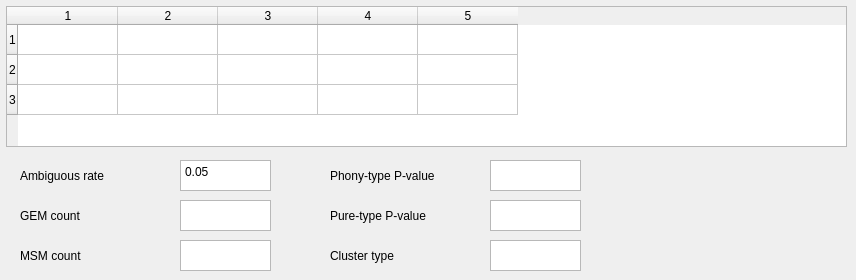
      <widget class="QWidget" name="tab_9">
       <attribute name="title">
        <string>Estimation Report</string>
       </attribute>
       <widget class="QTableWidget" name="perSampleTable">
        <property name="geometry">
         <rect>
          <x>6</x>
          <y>6</y>
          <width>841</width>
          <height>141</height>
         </rect>
        </property>
        <property name="sizePolicy">
         <sizepolicy hsizetype="Expanding" vsizetype="Expanding">
          <horstretch>0</horstretch>
          <verstretch>0</verstretch>
         </sizepolicy>
        </property>
        <property name="sizeAdjustPolicy">
         <enum>QAbstractScrollArea::AdjustToContents</enum>
        </property>
        <property name="editTriggers">
         <set>QAbstractItemView::NoEditTriggers</set>
        </property>
        <property name="horizontalScrollMode">
         <enum>QAbstractItemView::ScrollPerPixel</enum>
        </property>
        <property name="gridStyle">
         <enum>Qt::SolidLine</enum>
        </property>
        <property name="rowCount">
         <number>3</number>
        </property>
        <property name="columnCount">
         <number>5</number>
        </property>
        <attribute name="horizontalHeaderCascadingSectionResizes">
         <bool>true</bool>
        </attribute>
        <attribute name="verticalHeaderCascadingSectionResizes">
         <bool>true</bool>
        </attribute>
        <row/>
        <row/>
        <row/>
        <column/>
        <column/>
        <column/>
        <column/>
        <column/>
       </widget>
       <widget class="QLabel" name="label_28">
        <property name="geometry">
         <rect>
          <x>330</x>
          <y>240</y>
          <width>141</width>
          <height>31</height>
         </rect>
        </property>
        <property name="text">
         <string>Cluster type</string>
        </property>
        <property name="alignment">
         <set>Qt::AlignLeading|Qt::AlignLeft|Qt::AlignVCenter</set>
        </property>
       </widget>
       <widget class="QPlainTextEdit" name="GEM_num_ex">
        <property name="enabled">
         <bool>true</bool>
        </property>
        <property name="geometry">
         <rect>
          <x>180</x>
          <y>200</y>
          <width>91</width>
          <height>31</height>
         </rect>
        </property>
        <property name="focusPolicy">
         <enum>Qt::NoFocus</enum>
        </property>
        <property name="verticalScrollBarPolicy">
         <enum>Qt::ScrollBarAlwaysOff</enum>
        </property>
        <property name="horizontalScrollBarPolicy">
         <enum>Qt::ScrollBarAlwaysOff</enum>
        </property>
        <property name="lineWrapMode">
         <enum>QPlainTextEdit::NoWrap</enum>
        </property>
        <property name="readOnly">
         <bool>true</bool>
        </property>
        <property name="plainText">
         <string/>
        </property>
        <property name="placeholderText">
         <string/>
        </property>
       </widget>
       <widget class="QLabel" name="label_27">
        <property name="geometry">
         <rect>
          <x>330</x>
          <y>200</y>
          <width>141</width>
          <height>31</height>
         </rect>
        </property>
        <property name="text">
         <string>Pure-type P-value</string>
        </property>
        <property name="alignment">
         <set>Qt::AlignLeading|Qt::AlignLeft|Qt::AlignVCenter</set>
        </property>
       </widget>
       <widget class="QPlainTextEdit" name="MSM_num_ex">
        <property name="enabled">
         <bool>true</bool>
        </property>
        <property name="geometry">
         <rect>
          <x>180</x>
          <y>240</y>
          <width>91</width>
          <height>31</height>
         </rect>
        </property>
        <property name="focusPolicy">
         <enum>Qt::NoFocus</enum>
        </property>
        <property name="verticalScrollBarPolicy">
         <enum>Qt::ScrollBarAlwaysOff</enum>
        </property>
        <property name="horizontalScrollBarPolicy">
         <enum>Qt::ScrollBarAlwaysOff</enum>
        </property>
        <property name="lineWrapMode">
         <enum>QPlainTextEdit::NoWrap</enum>
        </property>
        <property name="readOnly">
         <bool>true</bool>
        </property>
        <property name="plainText">
         <string/>
        </property>
        <property name="placeholderText">
         <string/>
        </property>
       </widget>
       <widget class="QLabel" name="label_25">
        <property name="geometry">
         <rect>
          <x>20</x>
          <y>240</y>
          <width>141</width>
          <height>31</height>
         </rect>
        </property>
        <property name="text">
         <string>MSM count</string>
        </property>
        <property name="alignment">
         <set>Qt::AlignLeading|Qt::AlignLeft|Qt::AlignVCenter</set>
        </property>
       </widget>
       <widget class="QLabel" name="label_26">
        <property name="geometry">
         <rect>
          <x>330</x>
          <y>160</y>
          <width>141</width>
          <height>31</height>
         </rect>
        </property>
        <property name="text">
         <string>Phony-type P-value</string>
        </property>
        <property name="alignment">
         <set>Qt::AlignLeading|Qt::AlignLeft|Qt::AlignVCenter</set>
        </property>
       </widget>
       <widget class="QPlainTextEdit" name="ambiguous_rate">
        <property name="enabled">
         <bool>true</bool>
        </property>
        <property name="geometry">
         <rect>
          <x>180</x>
          <y>160</y>
          <width>91</width>
          <height>31</height>
         </rect>
        </property>
        <property name="focusPolicy">
         <enum>Qt::NoFocus</enum>
        </property>
        <property name="toolTip">
         <string>default: 0.05</string>
        </property>
        <property name="verticalScrollBarPolicy">
         <enum>Qt::ScrollBarAlwaysOff</enum>
        </property>
        <property name="horizontalScrollBarPolicy">
         <enum>Qt::ScrollBarAlwaysOff</enum>
        </property>
        <property name="lineWrapMode">
         <enum>QPlainTextEdit::NoWrap</enum>
        </property>
        <property name="readOnly">
         <bool>true</bool>
        </property>
        <property name="plainText">
         <string>0.05</string>
        </property>
        <property name="placeholderText">
         <string/>
        </property>
       </widget>
       <widget class="QPlainTextEdit" name="cluster_type">
        <property name="enabled">
         <bool>true</bool>
        </property>
        <property name="geometry">
         <rect>
          <x>490</x>
          <y>240</y>
          <width>91</width>
          <height>31</height>
         </rect>
        </property>
        <property name="focusPolicy">
         <enum>Qt::NoFocus</enum>
        </property>
        <property name="verticalScrollBarPolicy">
         <enum>Qt::ScrollBarAlwaysOff</enum>
        </property>
        <property name="horizontalScrollBarPolicy">
         <enum>Qt::ScrollBarAlwaysOff</enum>
        </property>
        <property name="lineWrapMode">
         <enum>QPlainTextEdit::NoWrap</enum>
        </property>
        <property name="readOnly">
         <bool>true</bool>
        </property>
        <property name="plainText">
         <string/>
        </property>
        <property name="placeholderText">
         <string/>
        </property>
       </widget>
       <widget class="QPlainTextEdit" name="pure_p_value">
        <property name="enabled">
         <bool>true</bool>
        </property>
        <property name="geometry">
         <rect>
          <x>490</x>
          <y>200</y>
          <width>91</width>
          <height>31</height>
         </rect>
        </property>
        <property name="focusPolicy">
         <enum>Qt::NoFocus</enum>
        </property>
        <property name="verticalScrollBarPolicy">
         <enum>Qt::ScrollBarAlwaysOff</enum>
        </property>
        <property name="horizontalScrollBarPolicy">
         <enum>Qt::ScrollBarAlwaysOff</enum>
        </property>
        <property name="lineWrapMode">
         <enum>QPlainTextEdit::NoWrap</enum>
        </property>
        <property name="readOnly">
         <bool>true</bool>
        </property>
        <property name="plainText">
         <string/>
        </property>
        <property name="placeholderText">
         <string/>
        </property>
       </widget>
       <widget class="QLabel" name="label_24">
        <property name="geometry">
         <rect>
          <x>20</x>
          <y>200</y>
          <width>141</width>
          <height>31</height>
         </rect>
        </property>
        <property name="text">
         <string>GEM count</string>
        </property>
        <property name="alignment">
         <set>Qt::AlignLeading|Qt::AlignLeft|Qt::AlignVCenter</set>
        </property>
       </widget>
       <widget class="QPlainTextEdit" name="phony_p_value">
        <property name="enabled">
         <bool>true</bool>
        </property>
        <property name="geometry">
         <rect>
          <x>490</x>
          <y>160</y>
          <width>91</width>
          <height>31</height>
         </rect>
        </property>
        <property name="focusPolicy">
         <enum>Qt::NoFocus</enum>
        </property>
        <property name="verticalScrollBarPolicy">
         <enum>Qt::ScrollBarAlwaysOff</enum>
        </property>
        <property name="horizontalScrollBarPolicy">
         <enum>Qt::ScrollBarAlwaysOff</enum>
        </property>
        <property name="lineWrapMode">
         <enum>QPlainTextEdit::NoWrap</enum>
        </property>
        <property name="readOnly">
         <bool>true</bool>
        </property>
        <property name="plainText">
         <string/>
        </property>
        <property name="placeholderText">
         <string/>
        </property>
       </widget>
       <widget class="QLabel" name="label_21">
        <property name="geometry">
         <rect>
          <x>20</x>
          <y>160</y>
          <width>141</width>
          <height>31</height>
         </rect>
        </property>
        <property name="text">
         <string>Ambiguous rate</string>
        </property>
        <property name="alignment">
         <set>Qt::AlignLeading|Qt::AlignLeft|Qt::AlignVCenter</set>
        </property>
       </widget>
      </widget>
